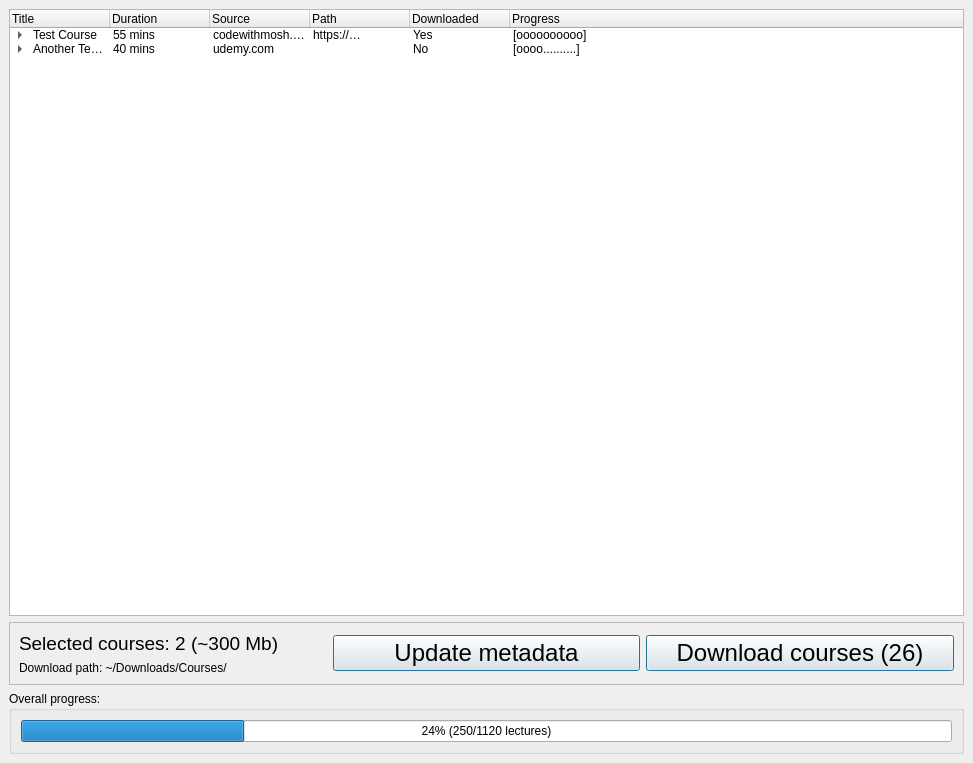
<?xml version="1.0" encoding="UTF-8"?>
<ui version="4.0">
 <class>MainWindow</class>
 <widget class="QMainWindow" name="MainWindow">
  <property name="geometry">
   <rect>
    <x>0</x>
    <y>0</y>
    <width>973</width>
    <height>763</height>
   </rect>
  </property>
  <property name="windowTitle">
   <string>CoursesScraper</string>
  </property>
  <widget class="QWidget" name="centralwidget">
   <layout class="QVBoxLayout" name="verticalLayout">
    <item>
     <widget class="QTreeWidget" name="treeWidgetCourses">
      <property name="uniformRowHeights">
       <bool>false</bool>
      </property>
      <property name="itemsExpandable">
       <bool>true</bool>
      </property>
      <property name="allColumnsShowFocus">
       <bool>false</bool>
      </property>
      <property name="wordWrap">
       <bool>true</bool>
      </property>
      <property name="headerHidden">
       <bool>false</bool>
      </property>
      <column>
       <property name="text">
        <string>Title</string>
       </property>
      </column>
      <column>
       <property name="text">
        <string>Duration</string>
       </property>
      </column>
      <column>
       <property name="text">
        <string>Source</string>
       </property>
      </column>
      <column>
       <property name="text">
        <string>Path</string>
       </property>
      </column>
      <column>
       <property name="text">
        <string>Downloaded</string>
       </property>
      </column>
      <column>
       <property name="text">
        <string>Progress</string>
       </property>
      </column>
      <item>
       <property name="text">
        <string>Test Course </string>
       </property>
       <property name="text">
        <string>55 mins</string>
       </property>
       <property name="text">
        <string>codewithmosh.com</string>
       </property>
       <property name="text">
        <string>https://codewithmosh.com/course/240431/</string>
       </property>
       <property name="text">
        <string>Yes</string>
       </property>
       <property name="text">
        <string>[oooooooooo]</string>
       </property>
       <property name="flags">
        <set>ItemIsSelectable|ItemIsUserCheckable|ItemIsEnabled</set>
       </property>
       <item>
        <property name="text">
         <string>01 - Welcome</string>
        </property>
        <property name="text">
         <string>5 mins</string>
        </property>
        <property name="text">
         <string/>
        </property>
        <property name="text">
         <string>https://codewithmosh.com/course/240431/lectures/6553456</string>
        </property>
        <property name="text">
         <string/>
        </property>
        <property name="text">
         <string/>
        </property>
       </item>
       <item>
        <property name="text">
         <string>02 - Setting up</string>
        </property>
        <property name="text">
         <string>15 mins</string>
        </property>
        <property name="text">
         <string/>
        </property>
        <property name="text">
         <string>https://codewithmosh.com/course/240431/lectures/6553457</string>
        </property>
        <property name="text">
         <string/>
        </property>
        <property name="text">
         <string/>
        </property>
       </item>
       <item>
        <property name="text">
         <string>03 - Actions</string>
        </property>
        <property name="text">
         <string>20 mins</string>
        </property>
        <property name="text">
         <string/>
        </property>
        <property name="text">
         <string>https://codewithmosh.com/course/240431/lectures/6553455</string>
        </property>
        <property name="text">
         <string/>
        </property>
        <property name="text">
         <string/>
        </property>
       </item>
       <item>
        <property name="text">
         <string>04 - Rectangles</string>
        </property>
        <property name="text">
         <string>15 mins</string>
        </property>
        <property name="text">
         <string/>
        </property>
        <property name="text">
         <string>https://codewithmosh.com/course/240431/lectures/6553458</string>
        </property>
        <property name="text">
         <string/>
        </property>
        <property name="text">
         <string/>
        </property>
       </item>
      </item>
      <item>
       <property name="text">
        <string>Another Test Course</string>
       </property>
       <property name="text">
        <string>40 mins</string>
       </property>
       <property name="text">
        <string>udemy.com</string>
       </property>
       <property name="text">
        <string/>
       </property>
       <property name="text">
        <string>No</string>
       </property>
       <property name="text">
        <string>[oooo..........]</string>
       </property>
       <property name="flags">
        <set>ItemIsUserCheckable|ItemIsEnabled</set>
       </property>
       <item>
        <property name="text">
         <string>01 - About this course</string>
        </property>
        <property name="text">
         <string>10 mins</string>
        </property>
        <property name="text">
         <string/>
        </property>
        <property name="text">
         <string/>
        </property>
        <property name="text">
         <string/>
        </property>
        <property name="text">
         <string/>
        </property>
        <property name="flags">
         <set>ItemIsSelectable|ItemIsDragEnabled|ItemIsDropEnabled|ItemIsUserCheckable</set>
        </property>
       </item>
       <item>
        <property name="text">
         <string>02 - Getting started</string>
        </property>
        <property name="text">
         <string>5 mins</string>
        </property>
        <property name="text">
         <string/>
        </property>
        <property name="text">
         <string/>
        </property>
        <property name="text">
         <string/>
        </property>
        <property name="text">
         <string/>
        </property>
        <property name="flags">
         <set>ItemIsSelectable|ItemIsDragEnabled|ItemIsDropEnabled|ItemIsUserCheckable</set>
        </property>
       </item>
       <item>
        <property name="text">
         <string>03 - Gui Designer</string>
        </property>
        <property name="text">
         <string>20 mins</string>
        </property>
        <property name="text">
         <string/>
        </property>
        <property name="text">
         <string/>
        </property>
        <property name="text">
         <string/>
        </property>
        <property name="text">
         <string/>
        </property>
        <property name="flags">
         <set>ItemIsSelectable|ItemIsDragEnabled|ItemIsDropEnabled|ItemIsUserCheckable</set>
        </property>
       </item>
       <item>
        <property name="text">
         <string>04 - Events</string>
        </property>
        <property name="text">
         <string>5 mins</string>
        </property>
        <property name="text">
         <string/>
        </property>
        <property name="text">
         <string/>
        </property>
        <property name="text">
         <string/>
        </property>
        <property name="text">
         <string/>
        </property>
        <property name="flags">
         <set>ItemIsSelectable|ItemIsDragEnabled|ItemIsDropEnabled|ItemIsUserCheckable</set>
        </property>
       </item>
      </item>
     </widget>
    </item>
    <item>
     <widget class="QFrame" name="frame">
      <property name="frameShape">
       <enum>QFrame::StyledPanel</enum>
      </property>
      <property name="frameShadow">
       <enum>QFrame::Raised</enum>
      </property>
      <layout class="QHBoxLayout" name="horizontalLayout">
       <item>
        <layout class="QVBoxLayout" name="verticalLayoutInfo">
         <item>
          <widget class="QLabel" name="labelSelectedCourses">
           <property name="font">
            <font>
             <pointsize>14</pointsize>
            </font>
           </property>
           <property name="text">
            <string>Selected courses: 2 (~300 Mb)</string>
           </property>
          </widget>
         </item>
         <item>
          <widget class="QLabel" name="labelDownloadPath">
           <property name="text">
            <string>Download path: ~/Downloads/Courses/</string>
           </property>
          </widget>
         </item>
        </layout>
       </item>
       <item>
        <widget class="QPushButton" name="pushButtonUpdateMetadata">
         <property name="font">
          <font>
           <pointsize>18</pointsize>
          </font>
         </property>
         <property name="text">
          <string>Update metadata</string>
         </property>
         <property name="icon">
          <iconset>
           <normaloff>../../../../../../usr/share/icons/Faenza/status/48/aptdaemon-update-cache.png</normaloff>../../../../../../usr/share/icons/Faenza/status/48/aptdaemon-update-cache.png</iconset>
         </property>
         <property name="iconSize">
          <size>
           <width>48</width>
           <height>48</height>
          </size>
         </property>
         <property name="default">
          <bool>true</bool>
         </property>
        </widget>
       </item>
       <item>
        <widget class="QPushButton" name="pushButtonDownloadCourses">
         <property name="font">
          <font>
           <pointsize>18</pointsize>
          </font>
         </property>
         <property name="text">
          <string>Download courses (26)</string>
         </property>
         <property name="icon">
          <iconset>
           <normaloff>../../../../../../usr/share/icons/Faenza/status/48/aptdaemon-download.png</normaloff>../../../../../../usr/share/icons/Faenza/status/48/aptdaemon-download.png</iconset>
         </property>
         <property name="iconSize">
          <size>
           <width>48</width>
           <height>48</height>
          </size>
         </property>
         <property name="autoDefault">
          <bool>false</bool>
         </property>
         <property name="default">
          <bool>true</bool>
         </property>
         <property name="flat">
          <bool>false</bool>
         </property>
        </widget>
       </item>
      </layout>
     </widget>
    </item>
    <item>
     <widget class="QGroupBox" name="groupBoxProgress">
      <property name="title">
       <string>Overall progress:</string>
      </property>
      <layout class="QHBoxLayout" name="horizontalLayout_2">
       <item>
        <widget class="QProgressBar" name="progressBarOverallProgress">
         <property name="value">
          <number>24</number>
         </property>
         <property name="format">
          <string>%p% (250/1120 lectures)</string>
         </property>
        </widget>
       </item>
      </layout>
     </widget>
    </item>
   </layout>
  </widget>
 </widget>
 <resources/>
 <connections/>
</ui>
